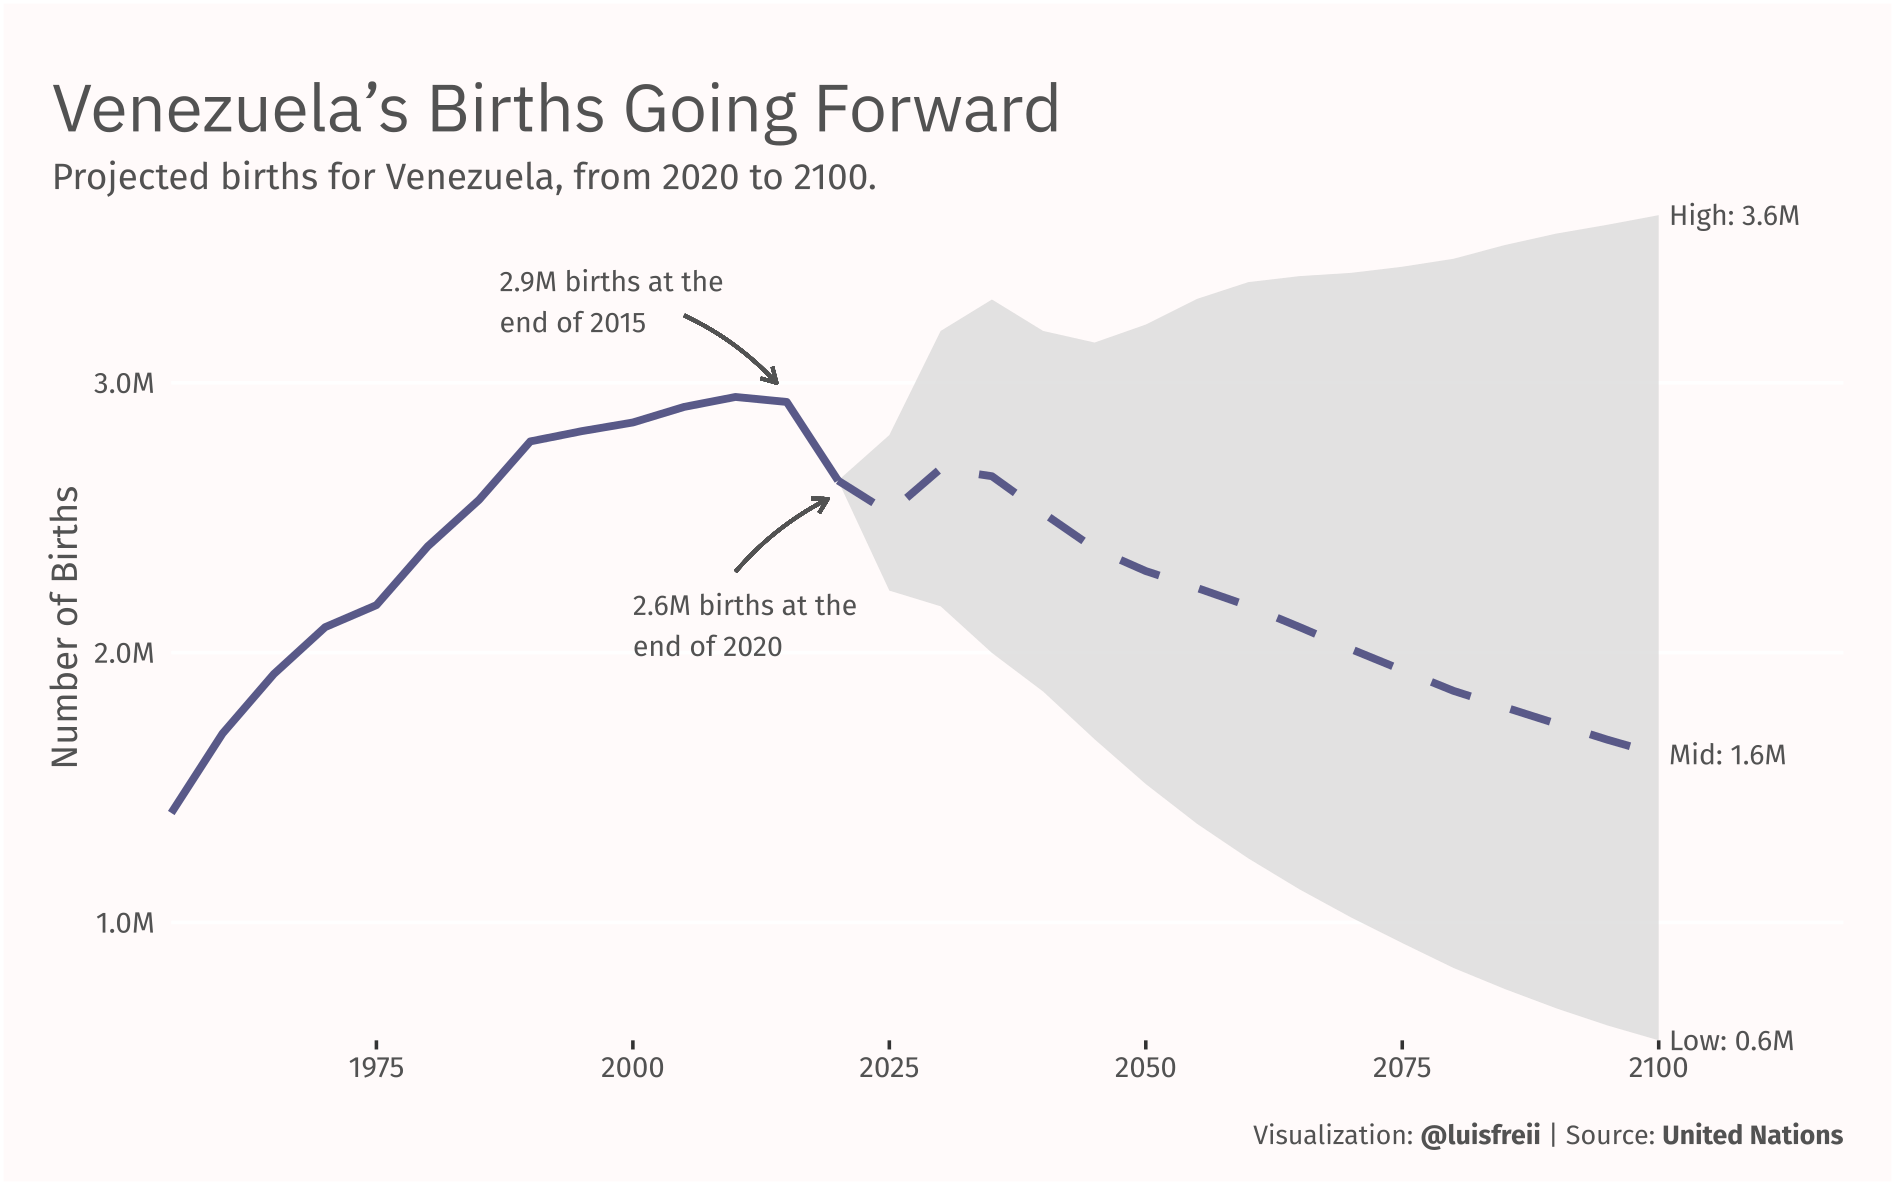

The script that saved this image:
#Load packages
library(tidyverse)
library(extrafont)
library(readxl)
library(scales)
library(glue)

#Get the data
sheets <- lapply(1:4, function(i) read_excel('WPP2019_FERT_F01_BIRTHS_BOTH_SEXES.xlsx', sheet = i, skip = 16))

#Bind all the elementes of the sheets list
births_prospects <- 
  plyr::rbind.fill(sheets) %>% 
  janitor::clean_names()

#Wrangle
births_prospects %>% 
  filter(str_detect(region_subregion_country_or_area, 'Venezuela')) %>%  #Filter for Venezuela
  select(-1, -(4:7)) %>% 
  pivot_longer(3:32 ,values_to = 'births', names_to = 'year') %>% #Wide to long format
  mutate(year = str_remove(year, 'x'),
         year = as.numeric(str_sub(year, start = -4)),
         births = as.numeric(births)) %>% 
  pivot_wider(names_from = variant, values_from = births) %>% 
  janitor::clean_names() -> births_prospects_ven

births_prospects_ven[14, 4:6] <- births_prospects_ven[14, 3]

#Df with projection labels
births_prospects_ven[30, ] %>% 
  select(-3) %>% 
  pivot_longer(3:5, names_to = 'variant', values_to = 'births') %>% 
  mutate(population_int = round(births / 1000, digits = 1)) -> births_prospects_label

births_prospects_label %>% 
  mutate(label = case_when(population_int == 1.6 ~ glue('Mid: {population_int}M'),
                           population_int == 3.6 ~ glue('High: {population_int}M'),
                           population_int == .6 ~ glue('Low: {population_int}M'))) -> births_prospects_label

#Tibble with arrow labels
tibble(
  year = c(1987, 2000),
  y = c(3300, 2100),
  label = c('2.9M births at the\nend of 2015', '2.6M births at the\nend of 2020')
) -> arrow_labels

#Plot
ggplot(births_prospects_ven) +
  geom_ribbon(aes(year, 
                  ymax = high_variant, 
                  ymin = low_variant), 
              fill = "#D6D6D6", 
              alpha = 0.7) +
  geom_line(aes(year, estimates),
            size = 1.1,
            color = '#595988') +
  geom_line(aes(year, medium_variant), 
            linetype = 'dashed',
            size = 1.1,
            color = '#595988') +
  geom_text(births_prospects_label,
            mapping = aes(year + 1, births, label = label),
            hjust = 0,
            family = 'Fira Sans',
            size = 3,
            color = "#525252") +
  geom_text(arrow_labels,
            mapping = aes(year, y = y, label = label),
            family = 'Fira Sans',
            hjust = 0,
            size = 3,
            color = "#525252") +
  geom_curve(aes(x = 2005,
                 xend = 2014,
                 y = 3250,
                 yend = 3000),
             arrow = arrow(length = unit(0.02, "npc")),
             curvature = -.1,
             color = '#525252') +
  geom_curve(aes(x = 2010,
                 xend = 2019,
                 y = 2300,
                 yend = 2570),
             arrow = arrow(length = unit(0.02, "npc")),
             curvature = -.1,
             color = '#525252') +
  scale_x_continuous(breaks = seq(1950, 2100, 25),
                     limits = c(1955, 2118)) +
  scale_y_continuous(labels = label_number(scale = 1 / 1000, suffix = 'M')) +
  labs(title = "Venezuela’s Births Going Forward",
       subtitle = 'Projected births for Venezuela, from 2020 to 2100.',
       caption = '<br>Visualization: **@luisfreii** | Source: **United Nations**',
       y = 'Number of Births', x = NULL) +
  coord_cartesian(expand = FALSE, 
                  clip = 'off') +
  theme(panel.background = element_rect('#FFFAFA'),
        plot.background = element_rect('#FFFAFA'),
        panel.grid.minor = element_blank(),
        panel.grid.major.x = element_blank(),
        plot.title.position = 'plot',
        plot.caption.position = 'plot',
        plot.title = element_text(family = 'IBM Plex Sans',
                                  size = 20,
                                  color = "#525252"),
        plot.subtitle = element_text(family = 'Fira Sans',
                                     color = "#525252"),
        plot.caption = ggtext::element_markdown(family = 'Fira Sans',
                                                size = 8,
                                                color = "#525252"),
        axis.title = element_text(family = 'Fira Sans',
                                  color = "#525252"),
        axis.text = element_text(family = 'Fira Sans',
                                 color = "#525252"),
        plot.margin = margin(25, 15, 10, 15),
        axis.ticks.y = element_blank())

#Code to save the plot
# ggsave('D28.Future.svg',
#        width = 20,
#        height = 12.5,
#        units = 'cm',
#        dpi = 320)

# ggsave('D28.Future.png',
#        width = 20,
#        height = 12.5,
#        units = 'cm',
#        dpi = 320)
